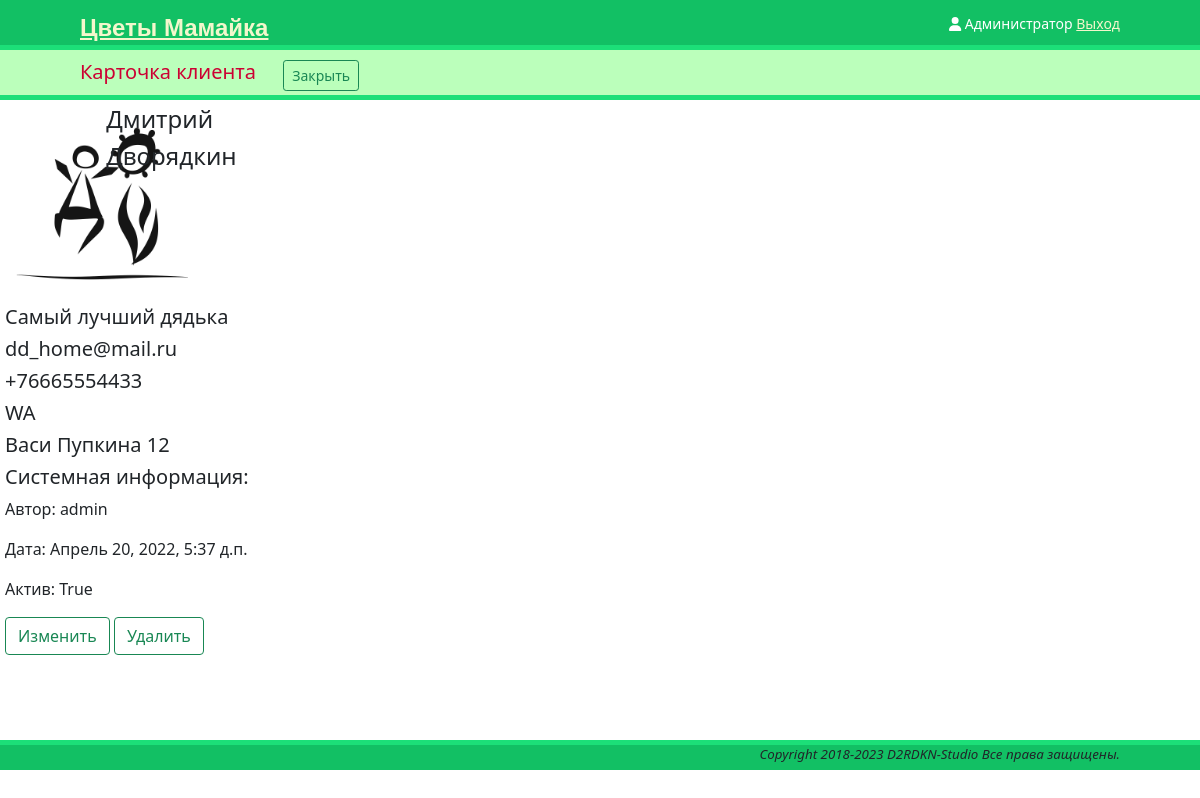
Page /references/contacts/2 (signed in) on the committed database.
### references/contacts/models.py (models this page shows, shortened)
class Contact(models.Model):
    MESSENGERS = [
        ('SM', 'SMS'),
        ('WA', 'WhatsApp'),
        ('VB', 'Viber'),
        ('TG', 'Telegram'),
        ('VK', 'VKontakte'),
        ('FB', 'Facebook'),
        ('WC', 'WeChat'),
        ('SC', 'Snapchat'),
        ('SK', 'Skype'),
    ]
    phone_regex = RegexValidator(regex=r"^\+?1?\d{9,15}$")
    category = models.ForeignKey(ContactGroup, on_delete=models.SET_NULL,
                                 db_index=True, null=True, verbose_name='Группа')
    first_name = models.CharField(max_length=255, verbose_name='Имя')
    last_name = models.CharField(blank=True, max_length=255, verbose_name='Фамилия')
    email = models.EmailField(blank=True, verbose_name='Почта')
    phone = models.CharField(max_length=15, verbose_name='Телефон', validators=[phone_regex],)
    phone2 = models.CharField(blank=True, max_length=15, verbose_name='Телефон2', validators=[phone_regex],)
    messenger = models.CharField(max_length=2, choices=MESSENGERS, default='SM'
                                 , verbose_name='Мессенджер')
    address = models.TextField(blank=True, verbose_name='Адрес')
    description = models.TextField(blank=True, verbose_name='Описание')
    image = models.ImageField(blank=True, upload_to='images/contacts/',
                              verbose_name='Изображение')
    createdBy = models.ForeignKey(User, related_name='author', on_delete=models.PROTECT,
                                  verbose_name='Автор')
    createdOn = models.DateTimeField(auto_now_add=True, verbose_name='Создан')
    isActive = models.BooleanField(default=True)
    class Meta:
        verbose_name = 'Клиент'
        verbose_name_plural = 'Клиенты'

### references/contacts/views.py (the view)
# urls.py: path('<int:pk>', contacts_views.ContactDetailView.as_view(), name='contact_detail'),
class ContactDetailView(LoginRequiredMixin, DetailView):
    model = Contact
    template_name = 'references/contacts/detail.html'
    context_object_name = 'contact'

### templates/references/contacts/detail.html (shortened to what this page needs)
{% extends "onepage.html" %}
{% load static %}
{% block subheader %}
    <h5 class="inline"> Карточка клиента </h5>
    <a href="{% url 'contacts_list' %}" class="btn btn-outline-success btn-sm">Закрыть</a>
{% endblock %}
{% block main %}
    <div class="divcenter">
    <div class="Container">
        <div class="row">
            <div class="col-1">
                <img class="img-preview" src="{% if contact.image %}{{ contact.image.url }}
                            {% else %}{% static '/img/no-image.png' %}{% endif %}"
                            width="100"
                            alt="[X]">
            </div>
            <div class="col-8">
                    <h4>{{ contact.first_name }}</h4>
                    <h4>{{ contact.last_name }}</h4>
            </div>
        </div>
    </div>
    <div>
        <h5>{{ contact.description }}</h5>
    </div>
    <div>
        <h5>{{ contact.email }}</h5>
    </div>
    <div>
        <h5>{{ contact.phone }}</h5>
    </div>
    <div>
        <h5>{{ contact.messenger }}</h5>
    </div>
    <div>
        <h5>{{ contact.address }}</h5>
    </div>
    <div>
        <h5>Системная информация:</h5>
        <p>Автор: {{ contact.createdBy }}</p>
        <p>Дата: {{ contact.createdOn }}</p>
        <p>Актив: {{ contact.isActive }}</p>
    </div>
    <a href="{% url 'contacts_edit' contact.id %}" class="btn btn-outline-success">Изменить</a>
    <a href="{% url 'contacts_delete' contact.id %}" class="btn btn-outline-success">Удалить</a>
 </div>
{% endblock %}

### templates/base.html (shortened to what this page needs)
{% load static %}
<!DOCTYPE html>
<html>
<head>
    <link type="text/css" href="{% static "/css/base.css" %}" rel="stylesheet">
    <link href="{% static 'fontawesomefree/css/all.min.css' %}" rel="stylesheet" type="text/css">
    <link href="https://cdn.jsdelivr.net/npm/bootstrap@5.0.2/dist/css/bootstrap.min.css" rel="stylesheet"
>
</head>
<body>
<header>
    <span class="logo">
        <a href="{% url 'main' %}">Цветы Мамайка</a> </span>
    <span class="user">
        {% if request.user.is_authenticated %}
            {{ request.user.first_name }}
            <a href="{% url "logout" %}">Выход</a>
        {% else %}
            <a href="{% url "login" %}">Войти</a>
        {% endif %}
    </span>
    <span class="avatar">
       <i class="fa-solid fa-user"></i>
    </span>
</header>
<article>
    {% block content %}
    {% endblock %}
</article>
<footer>
    <p>Copyright 2018-{% now "Y" %} D2RDKN-Studio Все права защищены.</p>
</footer>
</body>
</html>

### static/css/base.css (style rules this page uses)
body { margin: 0; padding: 0; }
header { padding: 10px 80px; font-size: 14px; background: #12c064; color: #fff; border-bottom: 5px solid #1cdf78; height: 50px; }
header .logo { float: left; color: #f3f7cc; font-size: 24px; font-family: "OpenSans-Semibold",sans-serif; font-weight: bold; }
header a { color: #f3f7cc; }
header .avatar { float: right; padding: 3px; }
header .user { float: right; padding-top: 3px; }
footer { text-align: right; border-top: 5px #1cdf78 solid; padding-right: 80px; background: #12c064; min-height: 30px; }
footer p { font-size: smaller; font-style: italic; }
.inline { display: inline-block; }
.img-preview { width: 200px; }

### rows in the picture
Contact: image (picture), first_name "Дмитрий", last_name "Дворядкин", description "Самый лучший дядька", email "dd_home@mail.ru", phone "+76665554433", messenger "WA", address "Васи Пупкина 12", createdBy "admin", createdOn "Апрель 20, 2022, 5:37 д.п.", isActive "True"

### other values in the picture
{{ request.user.first_name }} "Администратор"
